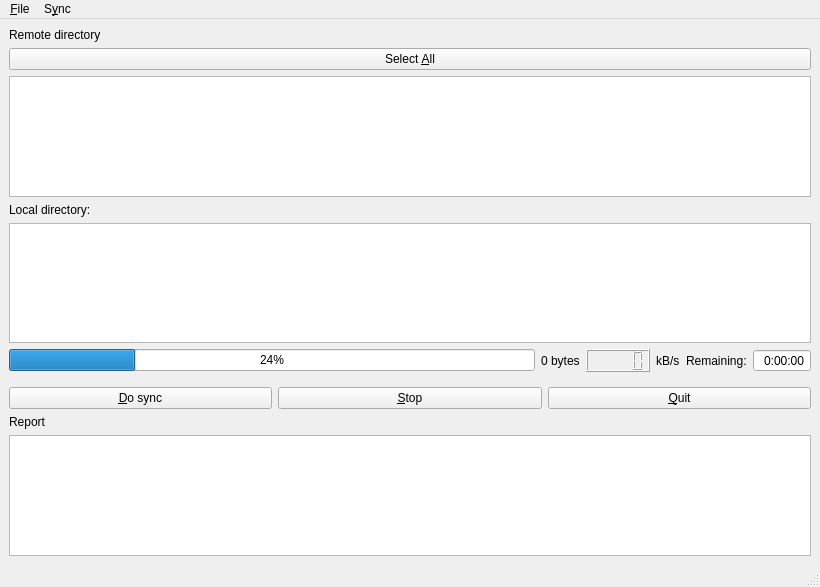
<?xml version="1.0" encoding="UTF-8"?>
<ui version="4.0">
 <class>mainWindow</class>
 <widget class="QMainWindow" name="mainWindow">
  <property name="geometry">
   <rect>
    <x>0</x>
    <y>0</y>
    <width>820</width>
    <height>587</height>
   </rect>
  </property>
  <property name="windowTitle">
   <string>MageiaSync</string>
  </property>
  <property name="windowIcon">
   <iconset>
    <normaloff>icons/mageiasync.png</normaloff>icons/mageiasync.png</iconset>
  </property>
  <property name="locale">
   <locale language="English" country="UnitedStates"/>
  </property>
  <widget class="QWidget" name="centralwidget">
   <layout class="QVBoxLayout" name="verticalLayout">
    <item>
     <widget class="QLabel" name="remoteDirLabel">
      <property name="locale">
       <locale language="English" country="UnitedStates"/>
      </property>
      <property name="text">
       <string>Remote directory</string>
      </property>
     </widget>
    </item>
    <item>
     <widget class="QPushButton" name="selectAll">
      <property name="locale">
       <locale language="English" country="UnitedStates"/>
      </property>
      <property name="text">
       <string>Select &amp;All</string>
      </property>
     </widget>
    </item>
    <item>
     <widget class="QListWidget" name="listIsos">
      <property name="alternatingRowColors">
       <bool>true</bool>
      </property>
      <property name="selectionMode">
       <enum>QAbstractItemView::MultiSelection</enum>
      </property>
      <property name="modelColumn">
       <number>0</number>
      </property>
     </widget>
    </item>
    <item>
     <widget class="QLabel" name="localDirLabel">
      <property name="locale">
       <locale language="English" country="UnitedStates"/>
      </property>
      <property name="text">
       <string>Local directory:</string>
      </property>
     </widget>
    </item>
    <item>
     <widget class="QTableView" name="localList">
      <property name="locale">
       <locale language="English" country="UnitedStates"/>
      </property>
      <property name="editTriggers">
       <set>QAbstractItemView::NoEditTriggers</set>
      </property>
      <property name="alternatingRowColors">
       <bool>true</bool>
      </property>
      <property name="selectionMode">
       <enum>QAbstractItemView::MultiSelection</enum>
      </property>
      <property name="selectionBehavior">
       <enum>QAbstractItemView::SelectRows</enum>
      </property>
      <property name="gridStyle">
       <enum>Qt::DotLine</enum>
      </property>
      <attribute name="verticalHeaderVisible">
       <bool>false</bool>
      </attribute>
     </widget>
    </item>
    <item>
     <layout class="QHBoxLayout" name="horizontalLayout_2">
      <property name="bottomMargin">
       <number>9</number>
      </property>
      <item>
       <widget class="QProgressBar" name="IprogressBar">
        <property name="enabled">
         <bool>true</bool>
        </property>
        <property name="locale">
         <locale language="English" country="UnitedStates"/>
        </property>
        <property name="value">
         <number>24</number>
        </property>
       </widget>
      </item>
      <item>
       <widget class="QLabel" name="Lsize">
        <property name="text">
         <string>0 bytes</string>
        </property>
       </widget>
      </item>
      <item>
       <widget class="QLCDNumber" name="speedLCD"/>
      </item>
      <item>
       <widget class="QLabel" name="label_2">
        <property name="text">
         <string>kB/s</string>
        </property>
       </widget>
      </item>
      <item>
       <widget class="QLabel" name="label_3">
        <property name="locale">
         <locale language="English" country="UnitedStates"/>
        </property>
        <property name="text">
         <string>Remaining:</string>
        </property>
       </widget>
      </item>
      <item>
       <widget class="QTimeEdit" name="timeRemaining">
        <property name="locale">
         <locale language="English" country="UnitedStates"/>
        </property>
        <property name="alignment">
         <set>Qt::AlignRight|Qt::AlignTrailing|Qt::AlignVCenter</set>
        </property>
        <property name="readOnly">
         <bool>true</bool>
        </property>
        <property name="buttonSymbols">
         <enum>QAbstractSpinBox::NoButtons</enum>
        </property>
        <property name="displayFormat">
         <string>H:mm:ss</string>
        </property>
       </widget>
      </item>
     </layout>
    </item>
    <item>
     <layout class="QHBoxLayout" name="horizontalLayout">
      <item>
       <widget class="QPushButton" name="syncGo">
        <property name="locale">
         <locale language="English" country="UnitedStates"/>
        </property>
        <property name="text">
         <string>&amp;Do sync</string>
        </property>
       </widget>
      </item>
      <item>
       <widget class="QPushButton" name="stop">
        <property name="locale">
         <locale language="English" country="UnitedStates"/>
        </property>
        <property name="text">
         <string>&amp;Stop</string>
        </property>
       </widget>
      </item>
      <item>
       <widget class="QPushButton" name="quit">
        <property name="locale">
         <locale language="English" country="UnitedStates"/>
        </property>
        <property name="text">
         <string>&amp;Quit</string>
        </property>
       </widget>
      </item>
     </layout>
    </item>
    <item>
     <widget class="QLabel" name="label">
      <property name="text">
       <string>Report</string>
      </property>
     </widget>
    </item>
    <item>
     <widget class="QTextEdit" name="lvText">
      <property name="readOnly">
       <bool>true</bool>
      </property>
     </widget>
    </item>
   </layout>
  </widget>
  <widget class="QMenuBar" name="menubar">
   <property name="geometry">
    <rect>
     <x>0</x>
     <y>0</y>
     <width>820</width>
     <height>19</height>
    </rect>
   </property>
   <widget class="QMenu" name="menuFile">
    <property name="locale">
     <locale language="English" country="UnitedStates"/>
    </property>
    <property name="title">
     <string>&amp;File</string>
    </property>
    <addaction name="actionUpdate"/>
    <addaction name="actionPreferences"/>
    <addaction name="actionQuit"/>
   </widget>
   <widget class="QMenu" name="menuSync">
    <property name="locale">
     <locale language="English" country="UnitedStates"/>
    </property>
    <property name="title">
     <string>S&amp;ync</string>
    </property>
    <addaction name="actionRename"/>
    <addaction name="actionCheck"/>
   </widget>
   <addaction name="menuFile"/>
   <addaction name="menuSync"/>
  </widget>
  <widget class="QStatusBar" name="statusbar"/>
  <action name="actionUpdate">
   <property name="text">
    <string>&amp;Update list</string>
   </property>
  </action>
  <action name="actionQuit">
   <property name="text">
    <string>&amp;Quit</string>
   </property>
  </action>
  <action name="actionPreferences">
   <property name="text">
    <string>&amp;Preferences</string>
   </property>
  </action>
  <action name="actionRename">
   <property name="text">
    <string>&amp;Rename archives</string>
   </property>
  </action>
  <action name="actionCheck">
   <property name="text">
    <string>&amp;Check</string>
   </property>
   <property name="toolTip">
    <string>Check selected images</string>
   </property>
  </action>
 </widget>
 <tabstops>
  <tabstop>syncGo</tabstop>
  <tabstop>listIsos</tabstop>
  <tabstop>stop</tabstop>
 </tabstops>
 <resources/>
 <connections/>
</ui>
